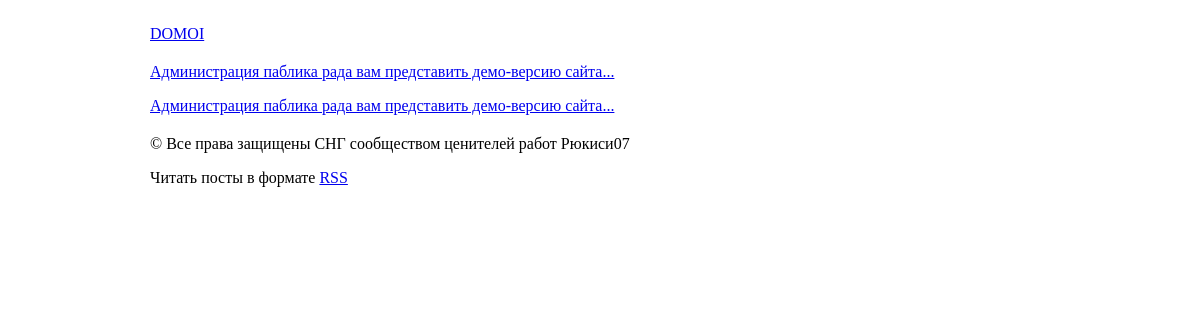
Screenshot of /tag/internal with the database file from the repository.
### db.py (models this page shows)
class BaseModel(Model):
    class Meta:
        database = database

class Tags(BaseModel):
    id = AutoField(unique=True)
    vk_id = ForeignKeyField(Post, backref='tags')
    name = CharField()

class Post(BaseModel):
    id = AutoField(unique=True)
    date = DateField()
    owner_id = IntegerField()
    vk_id = IntegerField()
    title = CharField()
    text = TextField()

### app.py (the view)
@app.route('/tag/<tag>')
def get_tag(tag):
    titles = (Tags
         .select(Tags, Post)
         .join(Post, on=(Post.vk_id == Tags.vk_id))
         .where(Tags.name==tag))
    return render_template('tag.html', titles=titles)

### templates/tag.html (shortened to what this page needs)
{% extends "base.html" %}
{% block content %}
    {% for title in titles %}
    <p> <a href="/post/{{ title.vk_id.vk_id }}"> {{ title.vk_id.title }} </a> </p>
    {% endfor %}
{% endblock %}

### static/style.css (style rules this page uses)
body { background-color: white; margin: 25px 150px 75px }

### rows the page displays
Tags: vk_id "Администрация паблика рада вам представить демо-версию сайта..."
Tags: vk_id "Администрация паблика рада вам представить демо-версию сайта..."
